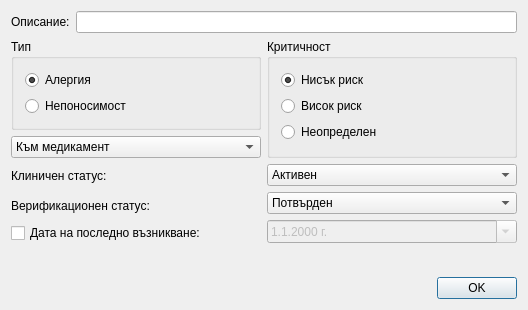
<?xml version="1.0" encoding="UTF-8"?>
<ui version="4.0">
 <class>AllergyDialog</class>
 <widget class="QDialog" name="AllergyDialog">
  <property name="geometry">
   <rect>
    <x>0</x>
    <y>0</y>
    <width>528</width>
    <height>310</height>
   </rect>
  </property>
  <property name="minimumSize">
   <size>
    <width>0</width>
    <height>0</height>
   </size>
  </property>
  <property name="maximumSize">
   <size>
    <width>16777215</width>
    <height>16777215</height>
   </size>
  </property>
  <property name="windowTitle">
   <string>AllergyDialog</string>
  </property>
  <layout class="QVBoxLayout" name="verticalLayout_5">
   <item>
    <layout class="QHBoxLayout" name="horizontalLayout_2">
     <item>
      <widget class="QLabel" name="label_3">
       <property name="text">
        <string>Описание:</string>
       </property>
      </widget>
     </item>
     <item>
      <widget class="QLineEdit" name="descriptionEdit"/>
     </item>
    </layout>
   </item>
   <item>
    <layout class="QHBoxLayout" name="horizontalLayout_3">
     <item>
      <layout class="QVBoxLayout" name="verticalLayout_2">
       <item>
        <widget class="QGroupBox" name="typeGroup">
         <property name="title">
          <string>Тип</string>
         </property>
         <layout class="QVBoxLayout" name="verticalLayout_6">
          <item>
           <widget class="QRadioButton" name="allergyRadio">
            <property name="text">
             <string>Алергия</string>
            </property>
            <property name="checked">
             <bool>true</bool>
            </property>
           </widget>
          </item>
          <item>
           <widget class="QRadioButton" name="intoleranceRadio">
            <property name="text">
             <string>Непоносимост</string>
            </property>
           </widget>
          </item>
         </layout>
        </widget>
       </item>
       <item>
        <widget class="QComboBox" name="categoryCombo">
         <property name="currentIndex">
          <number>1</number>
         </property>
         <item>
          <property name="text">
           <string>Към храна</string>
          </property>
         </item>
         <item>
          <property name="text">
           <string>Към медикамент</string>
          </property>
         </item>
         <item>
          <property name="text">
           <string>Към околна среда</string>
          </property>
         </item>
         <item>
          <property name="text">
           <string>Към биологичен материал</string>
          </property>
         </item>
        </widget>
       </item>
      </layout>
     </item>
     <item>
      <widget class="QGroupBox" name="criticalityGroup">
       <property name="title">
        <string>Критичност</string>
       </property>
       <layout class="QVBoxLayout" name="verticalLayout">
        <item>
         <widget class="QRadioButton" name="lowRiskRadio">
          <property name="text">
           <string>Нисък риск</string>
          </property>
          <property name="checked">
           <bool>true</bool>
          </property>
         </widget>
        </item>
        <item>
         <widget class="QRadioButton" name="highRiskRadio">
          <property name="text">
           <string>Висок риск</string>
          </property>
          <property name="checked">
           <bool>false</bool>
          </property>
         </widget>
        </item>
        <item>
         <widget class="QRadioButton" name="undifinedRiskRadio">
          <property name="text">
           <string>Неопределен</string>
          </property>
         </widget>
        </item>
       </layout>
      </widget>
     </item>
    </layout>
   </item>
   <item>
    <layout class="QHBoxLayout" name="horizontalLayout_4">
     <item>
      <layout class="QVBoxLayout" name="verticalLayout_3">
       <item>
        <widget class="QLabel" name="label">
         <property name="text">
          <string>Клиничен статус:</string>
         </property>
        </widget>
       </item>
       <item>
        <widget class="QLabel" name="label_2">
         <property name="text">
          <string>Верификационен статус:</string>
         </property>
        </widget>
       </item>
       <item>
        <widget class="QCheckBox" name="dateCheck">
         <property name="text">
          <string>Дата на последно възникване:</string>
         </property>
        </widget>
       </item>
      </layout>
     </item>
     <item>
      <layout class="QVBoxLayout" name="verticalLayout_4">
       <item>
        <widget class="QComboBox" name="clinicalCombo">
         <item>
          <property name="text">
           <string>Активен</string>
          </property>
         </item>
         <item>
          <property name="text">
           <string>Активен (повторно проявяване)</string>
          </property>
         </item>
         <item>
          <property name="text">
           <string>Активен (в рецидив)</string>
          </property>
         </item>
         <item>
          <property name="text">
           <string>Неактивен</string>
          </property>
         </item>
         <item>
          <property name="text">
           <string>Неактивен (в ремисия)</string>
          </property>
         </item>
         <item>
          <property name="text">
           <string>Неактивен (решен)</string>
          </property>
         </item>
        </widget>
       </item>
       <item>
        <widget class="QComboBox" name="verificationCombo">
         <property name="currentIndex">
          <number>3</number>
         </property>
         <item>
          <property name="text">
           <string>Непотвърден</string>
          </property>
         </item>
         <item>
          <property name="text">
           <string>Непотвърден - условно</string>
          </property>
         </item>
         <item>
          <property name="text">
           <string>Непотвърден - противоречиво</string>
          </property>
         </item>
         <item>
          <property name="text">
           <string>Потвърден</string>
          </property>
         </item>
         <item>
          <property name="text">
           <string>Опроверган</string>
          </property>
         </item>
         <item>
          <property name="text">
           <string>Погрешно въведен</string>
          </property>
         </item>
        </widget>
       </item>
       <item>
        <widget class="CustomDateEdit" name="dateEdit">
         <property name="enabled">
          <bool>false</bool>
         </property>
         <property name="buttonSymbols">
          <enum>QAbstractSpinBox::NoButtons</enum>
         </property>
         <property name="displayFormat">
          <string notr="true">d.M.yyyy 'г.'</string>
         </property>
         <property name="calendarPopup">
          <bool>true</bool>
         </property>
        </widget>
       </item>
      </layout>
     </item>
    </layout>
   </item>
   <item>
    <spacer name="verticalSpacer">
     <property name="orientation">
      <enum>Qt::Vertical</enum>
     </property>
     <property name="sizeHint" stdset="0">
      <size>
       <width>20</width>
       <height>40</height>
      </size>
     </property>
    </spacer>
   </item>
   <item>
    <layout class="QHBoxLayout" name="horizontalLayout_5">
     <item>
      <spacer name="horizontalSpacer">
       <property name="orientation">
        <enum>Qt::Horizontal</enum>
       </property>
       <property name="sizeHint" stdset="0">
        <size>
         <width>40</width>
         <height>20</height>
        </size>
       </property>
      </spacer>
     </item>
     <item>
      <widget class="QPushButton" name="okButton">
       <property name="text">
        <string>OK</string>
       </property>
      </widget>
     </item>
    </layout>
   </item>
  </layout>
 </widget>
 <layoutdefault spacing="6" margin="11"/>
 <customwidgets>
  <customwidget>
   <class>CustomDateEdit</class>
   <extends>QDateEdit</extends>
   <header>View/uiComponents/customdateedit.h</header>
  </customwidget>
 </customwidgets>
 <resources/>
 <connections/>
</ui>
